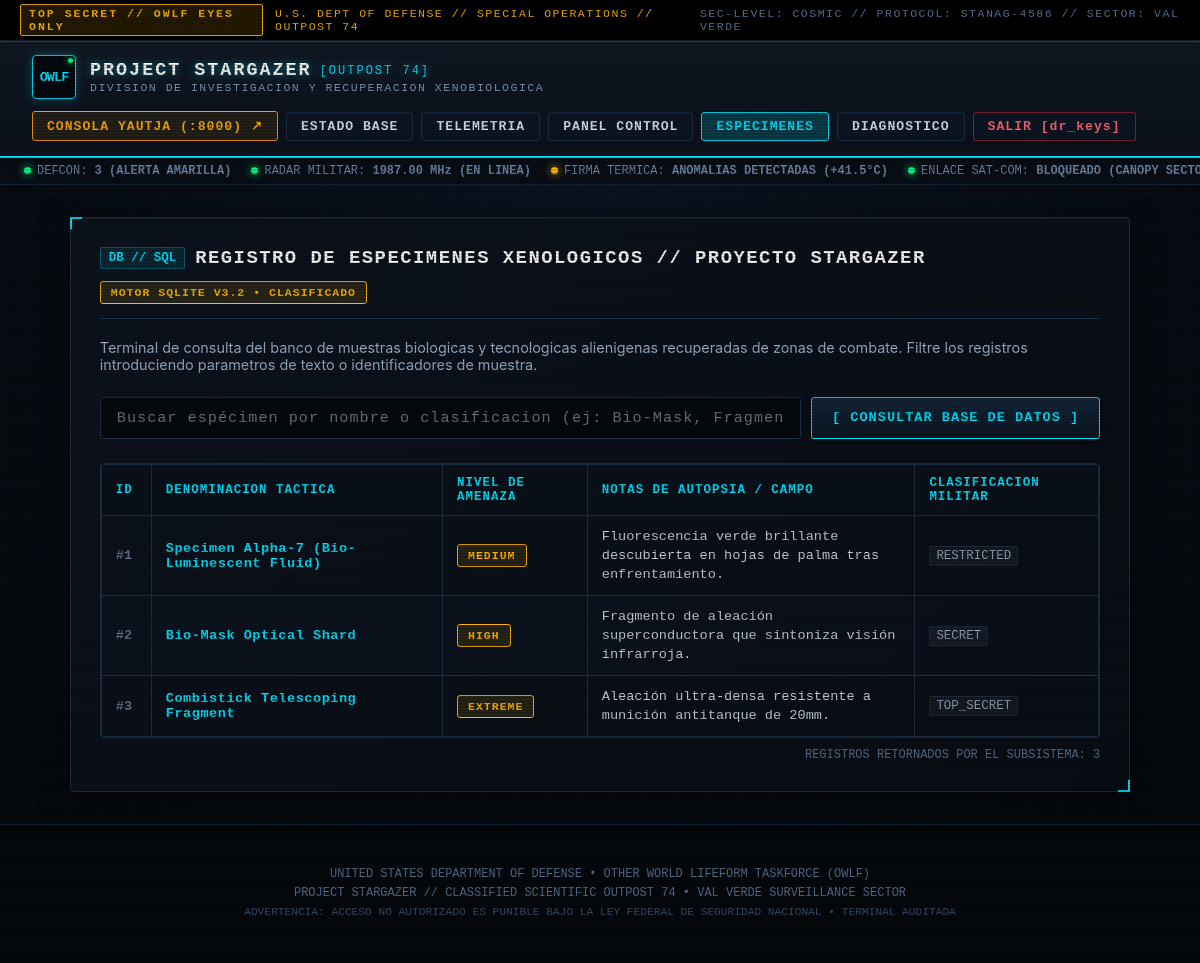
Page /specimens (signed in) on the committed database.
### tables this page shows
CREATE TABLE specimens (
        id INTEGER PRIMARY KEY AUTOINCREMENT,
        code_name TEXT NOT NULL,
        danger_level TEXT NOT NULL,
        notes TEXT NOT NULL,
        classification TEXT NOT NULL
    );

### app.py (the view)
@app.route('/specimens', methods=['GET'])
def specimens():
    if not session.get('user'):
        flash('Debe autenticarse para consultar especímenes.', 'error')
        return redirect(url_for('login'))
    query = request.args.get('q', '').strip()
    results = []
    sql_error = None
    try:
        conn = sqlite3.connect(DB_PATH)
        cursor = conn.cursor()
        if query:
            raw_sql = f"SELECT id, code_name, danger_level, notes, classification FROM specimens WHERE code_name LIKE '%{query}%' OR notes LIKE '%{query}%'"
            cursor.execute(raw_sql)
            results = cursor.fetchall()
        else:
            cursor.execute("SELECT id, code_name, danger_level, notes, classification FROM specimens WHERE classification != 'CLASSIFIED_EYES_ONLY'")
            results = cursor.fetchall()
        conn.close()
    except Exception as e:
        sql_error = str(e)
    return render_template('specimens.html', results=results, query=query, sql_error=sql_error)

### app.py (called while the page is built)
@app.after_request
def add_custom_headers(response):
    response.headers['Server'] = 'OWLF-Research-Httpd/2.4.52 (Stargazer-OS)'
    response.headers['X-OWLF-Project'] = 'Stargazer-1987'
    response.headers['X-Specimen-Traces'] = 'SKULL{PAINLESS_OLD_MINIGUN_DEFENSE}'
    return response

### templates/specimens.html (shortened to what this page needs)
{% extends "base.html" %}
{% block content %}
<div class="card">
  <div class="card-header">
    <div class="card-title-group">
      <span class="card-title-prefix">DB // SQL</span>
      <h2>REGISTRO DE ESPECIMENES XENOLOGICOS // PROYECTO STARGAZER</h2>
    </div>
    <span class="badge-warning">MOTOR SQLITE V3.2 &bull; CLASIFICADO</span>
  </div>
  <p style="color: #9cb3c9; font-size: 0.9rem; margin-top: 0;">
    Terminal de consulta del banco de muestras biologicas y tecnologicas alienigenas recuperadas de zonas de combate.
    Filtre los registros introduciendo parametros de texto o identificadores de muestra.
  </p>
  <form method="GET" action="/specimens" style="margin: 1.5rem 0; display: flex; gap: 10px; flex-wrap: wrap;">
    <div style="flex: 1; min-width: 260px;">
      <input type="text" name="q" value="{{ query }}" placeholder="Buscar espécimen por nombre o clasificacion (ej: Bio-Mask, Fragment, Omega...)" style="margin-bottom: 0;">
    </div>
    <button type="submit" style="white-space: nowrap;">
      [ CONSULTAR BASE DE DATOS ]
    </button>
  </form>
  {% if results %}
    <div style="overflow-x: auto; border: 1px solid var(--mil-border); border-radius: 4px;">
      <table>
        <thead>
          <tr>
            <th style="width: 50px;">ID</th>
            <th>DENOMINACION TACTICA</th>
            <th>NIVEL DE AMENAZA</th>
            <th>NOTAS DE AUTOPSIA / CAMPO</th>
            <th>CLASIFICACION MILITAR</th>
          </tr>
        </thead>
        <tbody>
          {% for row in results %}
            <tr {% if 'SKULL{' in row[3] or 'SKULL{' in row[1] %}style="background: rgba(0, 255, 136, 0.08); border-left: 4px solid var(--mil-green);"{% endif %}>
              <td style="color: #64748b; font-weight: bold;">#{{ row[0] }}</td>
              <td style="color: var(--mil-cyan); font-weight: bold; letter-spacing: 0.5px;">{{ row[1] }}</td>
              <td>
                <span class="badge-warning" {% if 'OMEGA' in row[2] or 'LETHAL' in row[2] %}style="background: rgba(255, 51, 68, 0.2); color: #ff4d6d; border-color: #ff4d6d;"{% endif %}>
                  {{ row[2] }}
                </span>
              </td>
              <td style="max-width: 420px; line-height: 1.4; color: #cbd5e1;">{{ row[3] }}</td>
              <td style="color: #94a3b8; font-size: 0.78rem;">
                <span style="background: rgba(255, 255, 255, 0.05); padding: 2px 6px; border-radius: 2px; border: 1px solid #1e293b;">
                  {{ row[4] }}
                </span>
              </td>
            </tr>
          {% endfor %}
        </tbody>
      </table>
    </div>
    <div style="margin-top: 10px; font-family: var(--mil-font-mono); font-size: 0.75rem; color: #55708f; text-align: right;">
      REGISTROS RETORNADOS POR EL SUBSISTEMA: {{ results|length }}
    </div>
  {% else %}
    <div style="background: rgba(8, 12, 18, 0.8); border: 1px dashed var(--mil-border); padding: 1.5rem; text-align: center; border-radius: 4px; color: #64748b; font-family: var(--mil-font-mono); font-size: 0.88rem;">
      [!] No se encontraron especimenes coincidentes en el catalogo clasificado.
    </div>
  {% endif %}
</div>
{% endblock %}

### templates/base.html (shortened to what this page needs)
<!DOCTYPE html>
<html lang="es">
<head>
  <link rel="stylesheet" href="/static/css/owlf_theme.css">
</head>
<body>
  <div class="military-top-strip">
    <div style="display: flex; align-items: center; gap: 12px;">
      <span class="classification-tag">TOP SECRET // OWLF EYES ONLY</span>
      <span>U.S. DEPT OF DEFENSE // SPECIAL OPERATIONS // OUTPOST 74</span>
    </div>
    <div class="system-ticker">
      SEC-LEVEL: COSMIC // PROTOCOL: STANAG-4586 // SECTOR: VAL VERDE
    </div>
  </div>
  <header class="military-header">
    <div class="brand-wrapper">
      <div class="mil-insignia-box">
        OWLF
      </div>
      <div class="brand-titles">
        <div class="brand-title-main">
          <span>PROJECT STARGAZER</span>
          <span style="font-size: 0.75rem; color: var(--mil-cyan); font-weight: normal;">[OUTPOST 74]</span>
        </div>
        <div class="brand-title-sub">
          DIVISION DE INVESTIGACION Y RECUPERACION XENOBIOLOGICA
        </div>
      </div>
    </div>
    <nav class="military-nav">
      <a id="linkToHunter" href="http://127.0.0.1:8000" target="_blank" style="border-color: #ff9900; color: #ffaa00; background: rgba(255, 153, 0, 0.1);" title="Abrir consola de cacería Yautja">
        CONSOLA YAUTJA (:8000) &#8599;
      </a>
      <a href="/" {% if request.path == '/' %}class="active"{% endif %}>ESTADO BASE</a>
      <a href="/telemetry_vault/" {% if request.path == '/telemetry_vault/' %}class="active"{% endif %}>TELEMETRIA</a>
      {% if session.get('user') %}
        <a href="/dashboard" {% if request.path == '/dashboard' %}class="active"{% endif %}>PANEL CONTROL</a>
        <a href="/specimens" {% if request.path == '/specimens' %}class="active"{% endif %}>ESPECIMENES</a>
        <a href="/diagnostic" {% if request.path == '/diagnostic' %}class="active"{% endif %}>DIAGNOSTICO</a>
        <a href="/logout" class="nav-logout">SALIR [{{ session.get('user') }}]</a>
      {% else %}
        <a href="/login" {% if request.path == '/login' %}class="active"{% endif %}>ACCESO CIENTIFICO</a>
      {% endif %}
    </nav>
  </header>
  <div class="tactical-telemetry-strip">
    <div class="strip-item">
      <span class="strip-indicator green"></span>
      <span>DEFCON: <strong>3 (ALERTA AMARILLA)</strong></span>
    </div>
    <div class="strip-item">
      <span class="strip-indicator green"></span>
      <span>RADAR MILITAR: <strong>1987.00 MHz (EN LINEA)</strong></span>
    </div>
    <div class="strip-item">
      <span class="strip-indicator amber"></span>
      <span>FIRMA TERMICA: <strong>ANOMALIAS DETECTADAS (+41.5&deg;C)</strong></span>
    </div>
    <div class="strip-item">
      <span class="strip-indicator green"></span>
      <span>ENLACE SAT-COM: <strong>BLOQUEADO (CANOPY SECTOR 42)</strong></span>
    </div>
  </div>
  <div class="container">
    {% block content %}{% endblock %}
  </div>
  <footer class="military-footer">
    UNITED STATES DEPARTMENT OF DEFENSE &bull; OTHER WORLD LIFEFORM TASKFORCE (OWLF)<br>
    PROJECT STARGAZER // CLASSIFIED SCIENTIFIC OUTPOST 74 &bull; VAL VERDE SURVEILLANCE SECTOR<br>
    <span style="color: #3b5068; font-size: 0.7rem;">ADVERTENCIA: ACCESO NO AUTORIZADO ES PUNIBLE BAJO LA LEY FEDERAL DE SEGURIDAD NACIONAL &bull; TERMINAL AUDITADA</span>
  </footer>
</body>
</html>

### rows in the picture
specimens: id "1", code_name "Specimen Alpha-7 (Bio-Luminescent Fluid)", danger_level "MEDIUM", notes "Fluorescencia verde brillante descubierta en hojas de palma tras enfrentamiento.", classification "RESTRICTED"
specimens: id "2", code_name "Bio-Mask Optical Shard", danger_level "HIGH", notes "Fragmento de aleación superconductora que sintoniza visión infrarroja.", classification "SECRET"
specimens: id "3", code_name "Combistick Telescoping Fragment", danger_level "EXTREME", notes "Aleación ultra-densa resistente a munición antitanque de 20mm.", classification "TOP_SECRET"

### other values in the picture
{{ session.get('user') }} "dr_keys"
{{ results|length }} "3"
